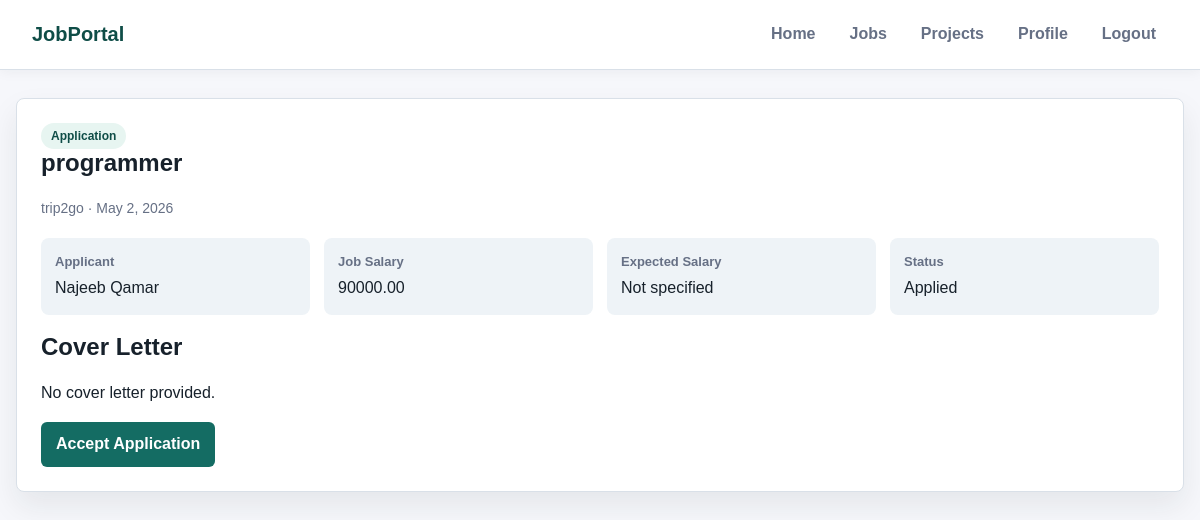
Page /application_detail/2 (signed in) on the earlier database version.
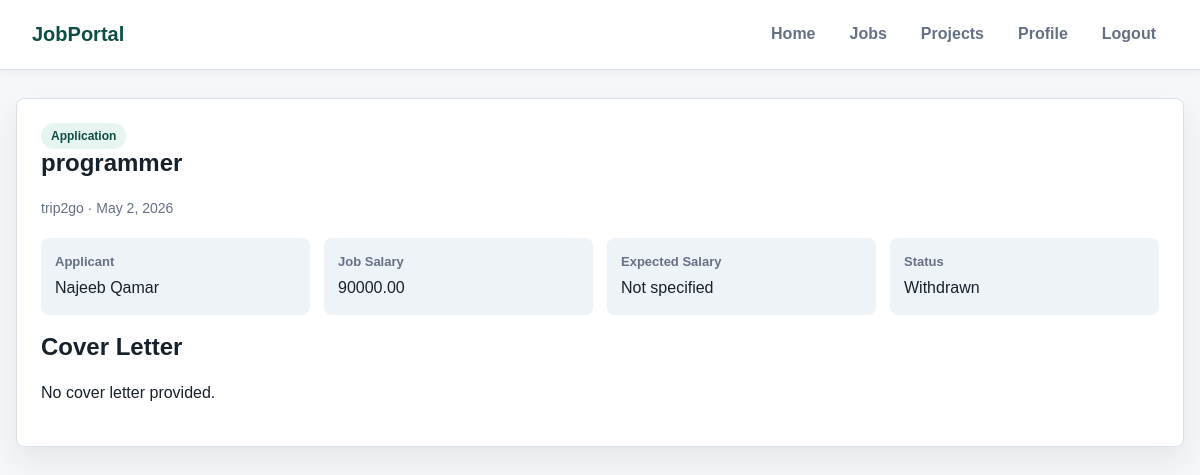
Same page on the later database version.
### recruiter/models.py (models this page shows, shortened)
class TimeStampedModel(models.Model):
    created_at = models.DateTimeField(auto_now_add=True, db_index=True)
    updated_at = models.DateTimeField(auto_now=True)
    class Meta:
        abstract = True

class Application(TimeStampedModel):
    STATUS_CHOICES = [
        ('applied', 'Applied'),
        ('reviewing', 'Under Review'),
        ('rejected', 'Rejected'),
        ('withdrawn', 'Withdrawn'),
        ('accepted', 'Accepted'),
    ]
    applicant = models.ForeignKey(
        ApplicantProfile,
        on_delete=models.CASCADE,
        related_name="applications"
    )
    job = models.ForeignKey(
        Post,
        on_delete=models.CASCADE,
        related_name="applications",
        limit_choices_to={'post_type': 'job', 'status': 'published'}
    )
    status = models.CharField(
        max_length=20,
        choices=STATUS_CHOICES,
        default='applied',
        db_index=True
    )
    cover_letter = models.TextField(
        blank=True,
        help_text="Cover letter for the job application"
    )
    expected_salary = models.DecimalField(
        max_digits=10,
        decimal_places=2,
        null=True,
        blank=True,
        validators=[MinValueValidator(0)],
        help_text="Your expected salary for this position"
    )
    applied_at = models.DateTimeField(auto_now_add=True)
    status_changed_at = models.DateTimeField(auto_now=True)
    class Meta:
        ordering = ['-applied_at']
        constraints = [
            models.UniqueConstraint(
                fields=['applicant', 'job'],
                name='unique_application_per_applicant_job'
            )
        ]
        indexes = [
            models.Index(fields=['status', 'applied_at']),
            models.Index(fields=['job', 'status']),
        ]
    @property
    def is_active(self):
        return self.status in ['applied', 'reviewing']

class Post(TimeStampedModel):
    POST_TYPE_CHOICES = [
        ('job', 'Job Position'),
        ('project', 'Project'),
    ]
    STATUS_CHOICES = [
        ('draft', 'Draft'),
        ('published', 'Published'),
        ('closed', 'Closed'),
        ('filled', 'Filled/Completed'),
        ('cancelled', 'Cancelled'),
    ]
    post_type = models.CharField(
        max_length=20,
        choices=POST_TYPE_CHOICES,
        db_index=True
    )
    title = models.CharField(
        max_length=250,
        help_text="Title of the job or project"
    )
    description = models.TextField(
        help_text="Detailed description"
    )
    company = models.ForeignKey(
        Company,
        on_delete=models.CASCADE,
        related_name="posts"
    )
    salary = models.DecimalField(
        max_digits=10,
        decimal_places=2,
        null=True,
        blank=True,
        validators=[MinValueValidator(0)],
        help_text="Annual salary for jobs"
    )
    budget = models.DecimalField(
        max_digits=12,
        decimal_places=2,
        null=True,
        blank=True,
        validators=[MinValueValidator(0)],
        help_text="Total budget for projects"
    )
    status = models.CharField(
        max_length=20,
        choices=STATUS_CHOICES,
        default='draft',
        db_index=True
    )
    is_active = models.BooleanField(default=True, db_index=True)
    is_featured = models.BooleanField(default=False)
    published_at = models.DateTimeField(null=True, blank=True)
    closed_at = models.DateTimeField(null=True, blank=True)
    skills_required = models.ManyToManyField(
        Skill,
        related_name="posts",
        blank=True
    )
    created_by = models.ForeignKey(
        CustomUser,
        on_delete=models.CASCADE,
        related_name="created_posts"
    )
    slug = models.SlugField(blank=True, null=True)
    class Meta:
        ordering = ['-created_at']
        indexes = [
            models.Index(fields=['post_type', 'status', 'is_active']),
            models.Index(fields=['company', 'status']),
            models.Index(fields=['is_featured', 'is_active']),
        ]

class Company(TimeStampedModel):
    name = models.CharField(
        max_length=150,
        unique=True,
        help_text="Official company name"
    )
    location = models.CharField(
        max_length=150,
        help_text="Headquarters location"
    )
    website = models.URLField(
        blank=True,
        help_text="Company website URL"
    )
    description = models.TextField(
        blank=True,
        help_text="Company description and mission"
    )
    industry = models.CharField(
        max_length=100,
        blank=True,
        help_text="Primary industry (e.g., Technology, Healthcare)"
    )
    size = models.PositiveIntegerField(
        null=True,
        blank=True,
        help_text="Number of employees",
        verbose_name="Company Size"
    )
    logo = models.ImageField(
        upload_to='company_logos/%Y/%m/%d/',
        null=True,
        blank=True,
        help_text="Company logo image"
    )
    is_active = models.BooleanField(
        default=True,
        help_text="Whether the company is currently active on the platform"
    )
    class Meta:
        verbose_name_plural = "Companies"
        ordering = ['name']
        indexes = [
            models.Index(fields=['name']),
            models.Index(fields=['industry']),
            models.Index(fields=['is_active']),
        ]
    def __str__(self):
        return self.name

class ApplicantProfile(TimeStampedModel):
    user = models.OneToOneField(
        CustomUser,
        on_delete=models.CASCADE,
        related_name='applicant_profile',
        limit_choices_to={'user_type': 'applicant'}
    )
    cv = models.FileField(
        upload_to='cvs/%Y/%m/%d/',
        validators=[FileExtensionValidator(allowed_extensions=['pdf', 'docx'])],
        help_text="Upload your CV (PDF or DOCX)"
    )
    summary = models.TextField(
        blank=True,
        help_text="Professional summary or bio"
    )
    experience_years = models.PositiveIntegerField(
        default=0,
        help_text="Years of professional experience"
    )
    skills = models.ManyToManyField(
        Skill,
        related_name="applicants",
        blank=True,
        help_text="Select your skills"
    )
    linkedin_url = models.URLField(blank=True)
    github_url = models.URLField(blank=True)
    portfolio_url = models.URLField(blank=True)
    expected_salary = models.DecimalField(
        max_digits=10,
        decimal_places=2,
        null=True,
        blank=True,
        validators=[MinValueValidator(0)],
        help_text="Expected annual salary"
    )
    location_preference = models.CharField(max_length=150, blank=True)
    class Meta:
        indexes = [
            models.Index(fields=['experience_years']),
        ]

class CustomUser(AbstractUser):
    USER_TYPE_CHOICES = [
        ('applicant', 'Applicant'),
        ('representative', 'Company Representative'),
        ('admin', 'Administrator'),
    ]
    email = models.EmailField(unique=True)
    user_type = models.CharField(
        max_length=20,
        choices=USER_TYPE_CHOICES,
        default='applicant'
    )
    profile_picture = models.ImageField(
        upload_to='profile_pictures/%Y/%m/%d/',
        null=True,
        blank=True
    )
    class Meta:
        ordering = ['username']
        indexes = [
            models.Index(fields=['email']),
            models.Index(fields=['user_type', 'is_active']),
        ]
    def get_full_name(self):
        if self.first_name and self.last_name:
            return f"{self.first_name} {self.last_name}"
        return self.username

### recruiter/view_modules/job_views.py (the view)
# urls.py: path("application_detail/<int:application_id>", views.view_application_detail, name="application_detail"),
@login_required(login_url='login')
@representative_required
@representative_profile_required
def view_application_detail(request, application_id):
    application = get_object_or_404(Application, pk=application_id, job__created_by=request.user)
    return render(request, 'jobs/application_detail.html', {'application': application})

### recruiter/view_modules/common.py (called while the page is built)
def is_representative(user):
    return user.user_type == 'representative'

def representative_required(view_func=None, redirect_url="/", message="Access denied"):
    if view_func is None:
        return lambda actual_view: representative_required(
            actual_view, redirect_url, message
        )
    @wraps(view_func)
    def wrapper(request, *args, **kwargs):
        if not is_representative(request.user):
            error_msg = message or "You are not allowed to access this page!"
            messages.error(request, error_msg)
            return redirect(redirect_url)
        return view_func(request, *args, **kwargs)
    return wrapper

### recruiter/templates/jobs/application_detail.html (shortened to what this page needs)
{% extends "recruiter/base.html" %}
{% block content %}
    <section class="detail-panel">
        <span class="badge">Application</span>
        <h1>{{ application.job.title }}</h1>
        <p class="meta">{{ application.job.company }} · {{ application.applied_at|date:"M j, Y" }}</p>
        <div class="detail-list">
            <div class="detail-item"><strong>Applicant</strong>{{ application.applicant.user.get_full_name }}</div>
            <div class="detail-item"><strong>Job Salary</strong>{% if application.job.salary %}{{ application.job.salary }}{% else %}Negotiable{% endif %}</div>
            <div class="detail-item"><strong>Expected Salary</strong>{% if application.expected_salary %}{{ application.expected_salary }}{% else %}Not specified{% endif %}</div>
            <div class="detail-item"><strong>Status</strong>{{ application.get_status_display }}</div>
        </div>
        <h2>Cover Letter</h2>
        <p>{{ application.cover_letter|default:"No cover letter provided." }}</p>
        {% if application.status != 'accepted' and application.is_active %}
            <a href="{% url 'accept_job_application' application.id %}" class="button">Accept Application</a>
        {% endif %}
    </section>
{% endblock %}

Differences in the rows shown:
changed Application "No cover letter provided.": status "Applied" → "Withdrawn"
Other differences:
text no longer shown: "Accept Application"
